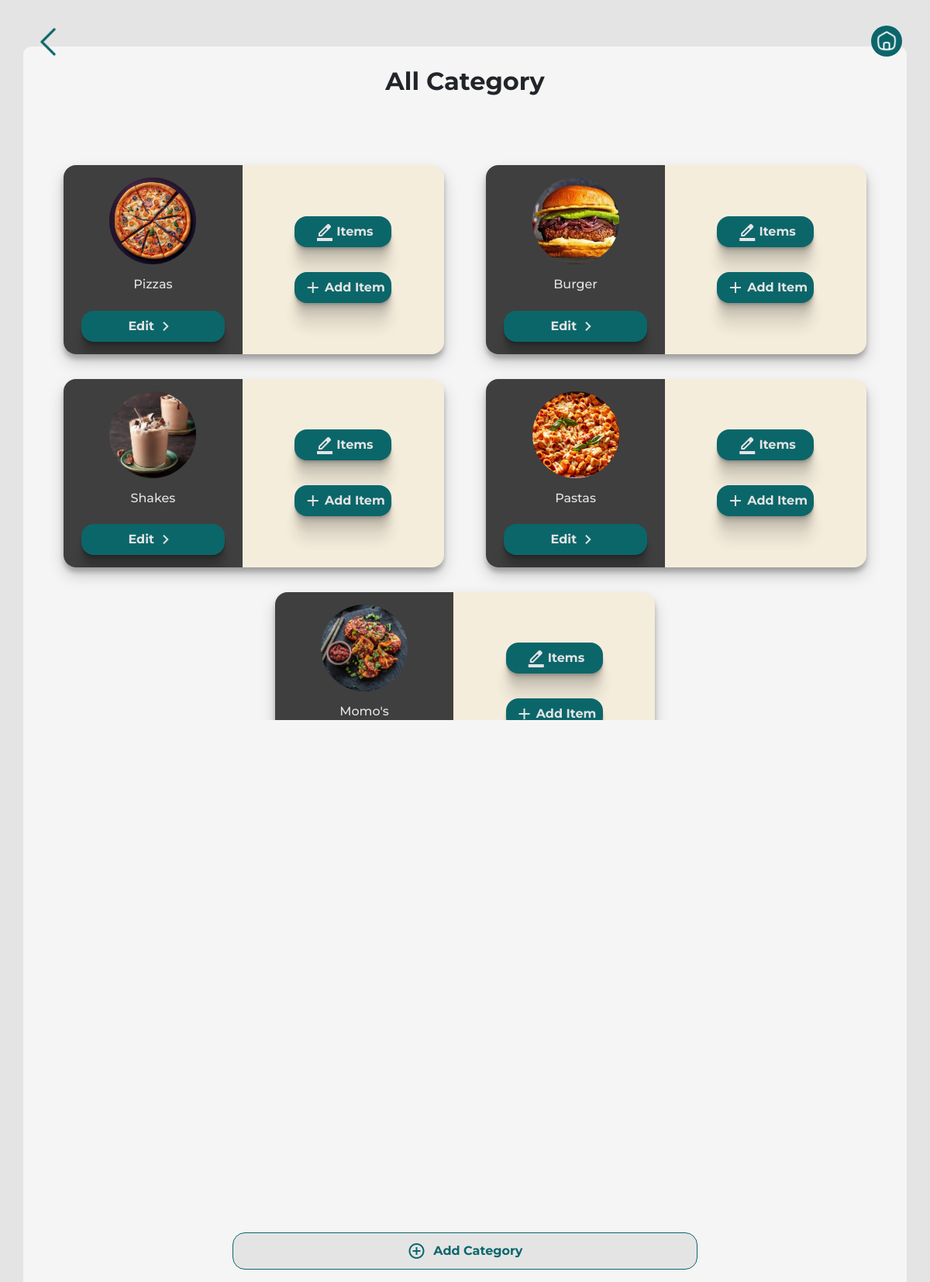
Screenshot of /client/category/ (signed in) with the database file from the repository.
### client/models.py (models this page shows, shortened)
class Header(models.Model):
    header_text = models.CharField(max_length=100)
    image = models.ImageField(upload_to='images', height_field=None, width_field=None, max_length=None, blank=True, null=True)
    menu = models.ForeignKey(Menu, on_delete=models.CASCADE, related_name='headers')
    description = models.CharField(max_length=50, blank= True, default="")

### client/views.py (the view)
# urls.py: path('category/', views.categoryList, name='categoryList'),
@login_required
@menu_creation
def categoryList(request):
    menu = Menu.objects.get(user= request.user)
    headers = Header.objects.filter(menu = menu)
    return render(request, 'client/categoryList.html', {'headers': headers})

### client/views.py (called while the page is built)
def menu_creation(view_func, verification_url="/client/getstarted/"):
    @functools.wraps(view_func)
    def wrapper(request, *args, **kwargs):
        if Menu.objects.filter(user=request.user).exists():
            return view_func(request, *args, **kwargs)
        messages.info(request, "create menu first")
        return redirect(verification_url)
    return wrapper

### templates/client/categoryList.html (shortened to what this page needs)
{% load static %}
<!doctype html>
<html lang="en">
  <head>
    <link rel="stylesheet" href="{% static 'css/styleAdmin.css' %}">
    <link href="https://cdn.jsdelivr.net/npm/bootstrap@5.3.1/dist/css/bootstrap.min.css" rel="stylesheet">
  </head>
  <body>
    <button href="#" onclick="goBack()" class="back-btn"><img src="{% static  'assets/back_png.png'%}" alt=""></button>
    <a href="/client/psudoPanel" class="home-btn"><img src="{% static  'assets/home-btn.png'%}" alt=""></a>
    {% if headers|length == 0 %}
    <div class="heightMax container noCategory ">
      <h1>No Category Created</h1>
      <a class="addGrayButtonBox" href="/client/category/add/ ">
          <p>Create New Category</p>
          <span class="material-symbols-outlined">add_circle</span>
      </a>
      </div>
      {% else %}
      <div class="container catListFlex setFixheight">
        <h2>All Category</h2>
        <div class="upperListCategory">
      {% for header in headers %}
          <div class="categoryListIterm">
            <div class="catListleft">
              {% if header.image  %}
              <img src="{{header.image.url}}" alt="">
              {% else %}
              <img src="{% static 'images/sadfrog.jpg' %}" alt="">
              {% endif %}
              <h6>{{header.header_text}}</h6>
              <p class="myActionButton"  onclick="parent.location.href='/client/category/{{header.id}}/'">Edit<span class="material-symbols-outlined">
                </span></p>
            </div>
            <div class="catListRight">
              <p class="myActionButton" onclick="parent.location.href='/client/items/category={{header.id}}/'"> <span class="material-symbols-outlined">
                </span>Items</p>
                <p class="myActionButton" onclick="parent.location.href='/client/items/category={{header.id}}/add/'"><span class="material-symbols-outlined">
                  </span>Add Item</p>
            </div>
          </div>
          {% endfor %}
        </div>
      </div>
      <div  onclick="parent.location.href= '/client/category/add/'" class="addCategoryButtonBlock">
          <span class="material-symbols-outlined">
          </span>
          <p>Add Category</p>
        </div>
      {% endif %}
  </body>
</html>

### static/css/styleAdmin.css (style rules this page uses)
:root { --text: #3f3f3f; --background: #e4e4e4; --primaryDark : #0B666A; --navPrimaryDark : #071952; --primary : #0B666A; --alertRed : #C70039; --secondary :#F5EDDC; }
* { font-family: 'Montserrat', sans-serif; scrollbar-color: var(--background); scroll-behavior: smooth; }
h1,h2,h3,h4,h5,h6 { text-transform: capitalize; }
body { color: var(--text); background-color: var(--background) !important; }
.back-btn { position: absolute; top: 2vh; left: 3vw; background-color: transparent; border: none; }
.back-btn img { width: 40px ; height: 40px; }
.home-btn { position: absolute; top: 2vh; right: 3vw; background-color: var(--primary); border-radius: 50%; display: flex; justify-content: center; align-items: center; width: 40px; height:40px; }
.home-btn img { width: 30px; height: 30px; }
.container { max-width: 1140px; z-index: 11; background-color: whitesmoke; margin: 5% 20%; padding: 0.8rem; border-radius: 10px; }
.container > h2,h1 { font-weight: bolder; text-align: center; margin: 1rem; }
::placeholder { opacity: 1; color: var(--text); }
.upperListCategory { display: flex; flex-direction: column; align-items: center; text-align: center; color: var(--text); scrollbar-color: var(--background); padding: 0.8rem; }
.myActionButton { margin: auto; width: 80%; color: var(--background); display: flex; justify-content: center; align-items: center; padding: 0.5rem; background-color: #0B666A; font-weight: bolder; margin: 1rem ; cursor: pointer; border-radius: 1rem; box-shadow: 0 2px 1px rgba(0,0,0,0.09), 0 4px 2px rgba(0,0,0,0.09), 0 8px 4px rgba(0,0,0,0.09), 0 16px 8px rgba(0,0,0,0.09), 0 32px 16px rgba(0,0,0,0.09); }
p> span { margin: 0 0.2rem; }
@media only screen and (min-width: 700px) { .upperListCategory { margin: 5% auto !important; overflow: scroll !important; height: 45vh !important; } }
@media only screen and (min-width: 700px) { .container { margin-bottom: 0 !important ; } }
.upperListCategory { width: 100%; display: flex; flex-direction: row !important; flex-wrap: wrap; justify-content: space-around; }
.categoryListIterm { display: flex; flex-direction: row; align-items: center; align-content: center; width: 45%; margin: 1rem auto; border-radius: 1rem; overflow: hidden; background-color: var(--secondary); box-shadow: 0 10px 20px rgba(0,0,0,0.19), 0 6px 6px rgba(0,0,0,0.23); }
.catListleft { display: flex; flex-direction: column; justify-content: center; align-content: center; align-items: center; background-color:var(--text) ; ; width: 47%; }
.catListRight { display: flex; flex-direction: column; justify-content: center; align-items: center; align-content: center; width: fit-content; margin: auto; }
.catListleft > img { height: 7rem; width: 7rem; border-radius: 50%; margin: 1rem; object-fit: cover; }
.catListleft > h6 { color: var(--background); }
.setFixheight { height: 100vh !important; }
.catListFlex { display: flex; flex-direction: column; }
.catListFlex > h2 { text-align: center; margin-bottom: 1rem; height: 2.5rem; margin: 0.5rem auto; padding: 0.3rem; }
.addCategoryButtonBlock { height: 3rem; width: fit-content; border: 1.5px solid var(--primaryDark); margin: 1rem auto; padding: 0.2rem; background-color: var(--background); color: var(--primaryDark); font-weight: bolder; display: flex; justify-content: center; margin: auto; border-radius: 1rem; position: fixed; bottom: 1rem; width: 50%; left: 25%; right: 25%; z-index: 111; }
.addCategoryButtonBlock > p,span { margin: auto 0.3rem; }

### rows the page displays
Header: image (picture), header_text "Pizzas"
Header: image (picture), header_text "Burger"
Header: image (picture), header_text "Shakes"
Header: image (picture), header_text "Pastas"
Header: image (picture), header_text "Momo's"
